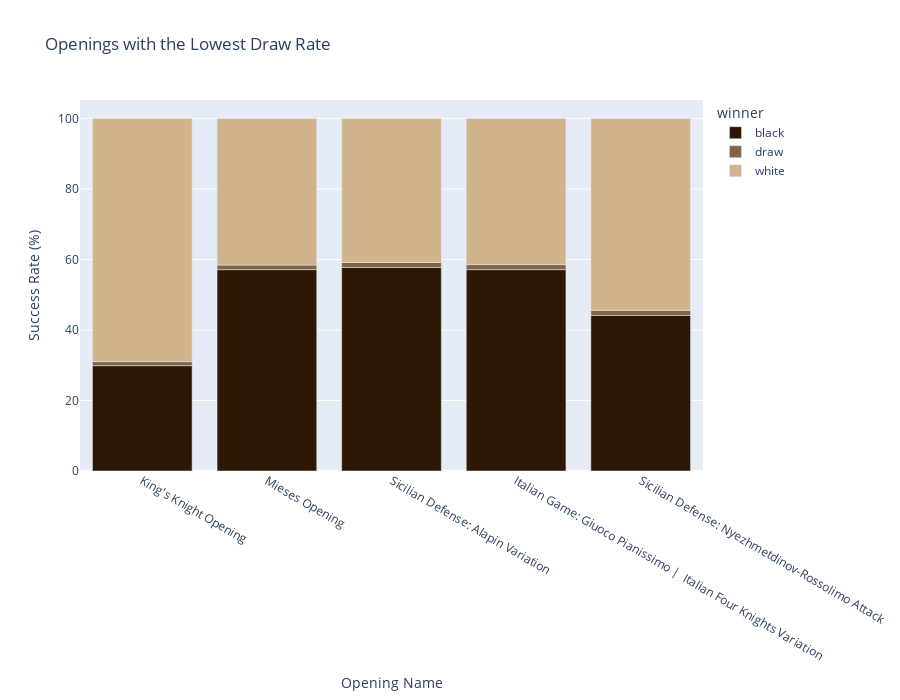

Write notebook code for a chart like this one.
### Code cell
# Plot das aberturas com menores taxa de empate
fig = px.bar(best_openings_no_draw, 
             title='Openings with the Lowest Draw Rate',
             width=900, height=700,
             # Cores
             color='winner', 
             color_discrete_sequence=opening_colors)

# Atualizando os rótulos dos eixos
fig.update_layout(xaxis_title='Opening Name', yaxis_title='Success Rate (%)')
fig.show()

### Figure 1 — Plotly figure (JSON) as saved in the notebook; plotly's stock layout.template omitted (floating-point values rounded to 4 significant figures)
{"data": [{"alignmentgroup": "True", "hovertemplate": "winner=black<br>opening_name=%{x}<br>value=%{y}<extra></extra>", "legendgroup": "black", "marker": {"color": "#2D1803", "pattern": {"shape": ""}}, "name": "black", "offsetgroup": "black", "orientation": "v", "showlegend": true, "textposition": "auto", "type": "bar", "x": ["King's Knight Opening", "Mieses Opening", "Sicilian Defense: Alapin Variation", "Italian Game: Giuoco Pianissimo |  Italian Four Knights Variation", "Sicilian Defense: Nyezhmetdinov-Rossolimo Attack"], "xaxis": "x", "y": [29.89, 57.14, 57.75, 57.14, 44.12], "yaxis": "y"}, {"alignmentgroup": "True", "hovertemplate": "winner=draw<br>opening_name=%{x}<br>value=%{y}<extra></extra>", "legendgroup": "draw", "marker": {"color": "#7F6647", "pattern": {"shape": ""}}, "name": "draw", "offsetgroup": "draw", "orientation": "v", "showlegend": true, "textposition": "auto", "type": "bar", "x": ["King's Knight Opening", "Mieses Opening", "Sicilian Defense: Alapin Variation", "Italian Game: Giuoco Pianissimo |  Italian Four Knights Variation", "Sicilian Defense: Nyezhmetdinov-Rossolimo Attack"], "xaxis": "x", "y": [1.15, 1.3, 1.41, 1.43, 1.47], "yaxis": "y"}, {"alignmentgroup": "True", "hovertemplate": "winner=white<br>opening_name=%{x}<br>value=%{y}<extra></extra>", "legendgroup": "white", "marker": {"color": "#D2B48C", "pattern": {"shape": ""}}, "name": "white", "offsetgroup": "white", "orientation": "v", "showlegend": true, "textposition": "auto", "type": "bar", "x": ["King's Knight Opening", "Mieses Opening", "Sicilian Defense: Alapin Variation", "Italian Game: Giuoco Pianissimo |  Italian Four Knights Variation", "Sicilian Defense: Nyezhmetdinov-Rossolimo Attack"], "xaxis": "x", "y": [68.97, 41.56, 40.85, 41.43, 54.41], "yaxis": "y"}], "layout": {"barmode": "relative", "height": 700, "legend": {"title": {"text": "winner"}, "tracegroupgap": 0}, "title": {"text": "Openings with the Lowest Draw Rate"}, "width": 900, "xaxis": {"anchor": "y", "autorange": true, "domain": [0, 1], "range": [-0.5, 4.5], "title": {"text": "Opening Name"}, "type": "category"}, "yaxis": {"anchor": "x", "autorange": true, "domain": [0, 1], "range": [0, 105.3], "title": {"text": "Success Rate (%)"}, "type": "linear"}}}
